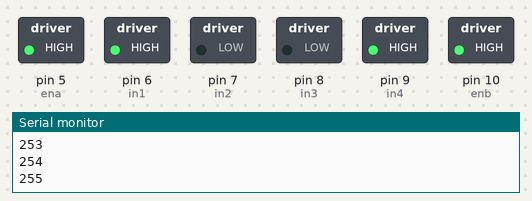
Simulated run of this sketch. Board: Arduino Uno, built with avr-gcc and run on an emulated ATmega328P. Parts: switched loads named in the sketch (green lamp = pin HIGH), the last lines printed to the serial monitor.

Above: at 12.8 s.
At 35.6 s:
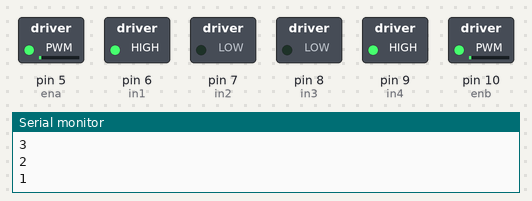
Timing chart, 0 to 37.1 s (numbered marks = the images above):
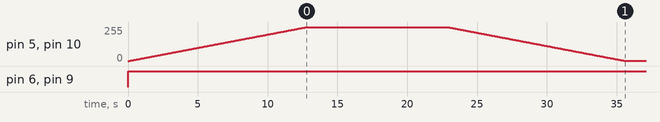

The sketch:

test5.ino
```cpp
int ena = 5;
int in1 = 6;
int in2 = 7;
int in3 = 8;
int in4 = 9;
int enb = 10;

int i;

void setup()
{
  Serial. begin (9600);

  pinMode (ena, OUTPUT);
  pinMode (in1, OUTPUT);
  pinMode (in2, OUTPUT);
  pinMode (in3, OUTPUT);
  pinMode (in4, OUTPUT);
  pinMode (enb, OUTPUT);

}

void motor1_dung()
{
  digitalWrite (in1, LOW);
  digitalWrite (in2, LOW);
}
void motor2_dung ()
{
  digitalWrite (in3, LOW);
  digitalWrite (in4, LOW);
}

void tangtoc ()
{

  for (i=0; i<256; i++)
  {
     analogWrite (ena, i);
     digitalWrite (in1, HIGH);
     digitalWrite (in2, LOW);
     analogWrite (enb, i);
     digitalWrite (in3, LOW);
     digitalWrite (in4, HIGH);
     Serial.  println (i);
     delay (50);
  }
}

void giamtoc ()
{

  for (i=255; i>0; i--)
  {
     analogWrite (ena, i);
     digitalWrite (in1, HIGH);
     digitalWrite (in2, LOW);
     analogWrite (enb, i);
     digitalWrite (in3, LOW);
     digitalWrite (in4, HIGH);
     Serial.  println (i);
     delay (50);
  }
}

void loop()
{
  tangtoc ();
  Serial. println ("Chạy 10 giây");
  delay (10000);

  giamtoc ();
  Serial. println ("Dừng 5 giây");
  delay (5000);

}
```

Measured:
- by itself, pin 5 (ena), pin 10 (enb): rises from 0/255 to 255/255 in 12.7 s, then falls to 1/255 in 22.8 s
- by itself, pin 6 (in1), pin 9 (in4): LOW → HIGH at 0.00 s
